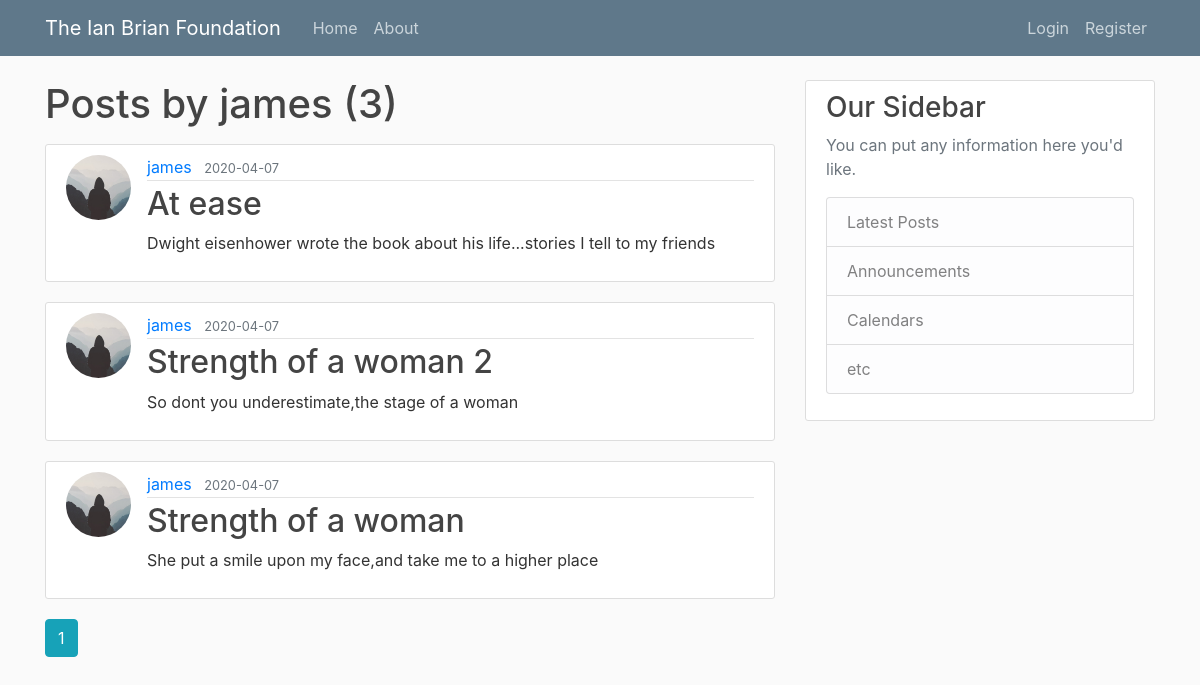
Page /user/james on the committed database.
### flaskblog/models.py (models this page shows, shortened)
class User(db.Model, UserMixin):
    id = db.Column(db.Integer, primary_key=True)
    username = db.Column(db.String(20), unique=True, nullable=False)
    email = db.Column(db.String(120), unique=True, nullable=False)
    image_file = db.Column(db.String(20), nullable=False, default='default.jpg')
    password = db.Column(db.String(60), nullable=False)
    posts = db.relationship('Post', backref='author', lazy=True)

class Post(db.Model):
    id = db.Column(db.Integer, primary_key=True)
    title = db.Column(db.String(100), nullable=False)
    date_posted = db.Column(db.DateTime, nullable=False, default=datetime.utcnow)
    content = db.Column(db.Text, nullable=False)
    user_id = db.Column(db.Integer, db.ForeignKey('user.id'), nullable=False)

### flaskblog/users/routes.py (the view)
@users.route("/user/<string:username>")
def user_posts(username):
    page = request.args.get('page', 1, type=int)
    user = User.query.filter_by(username=username).first_or_404()
    posts = Post.query.filter_by(author=user)\
        .order_by(Post.date_posted.desc())\
        .paginate(page=page, per_page=5)
    return render_template('user_posts.html', posts=posts, user=user)

### flaskblog/templates/user_posts.html
{% extends "layout.html" %}
{% block content %}
    <h1 class="mb-3">Posts by {{ user.username }} ({{ posts.total }})</h1>
    {% for post in posts.items %}
        <article class="media content-section">
          <img class="rounded-circle article-img" src="{{ url_for('static', filename='profile_pics/' + post.author.image_file) }}">
          <div class="media-body">
            <div class="article-metadata">
              <a class="mr-2" href="{{ url_for('users.user_posts', username=post.author.username) }}">{{ post.author.username }}</a>
              <small class="text-muted">{{ post.date_posted.strftime('%Y-%m-%d') }}</small>
            </div>
            <h2><a class="article-title" href="{{ url_for('posts.post', post_id=post.id) }}">{{ post.title }}</a></h2>
            <p class="article-content">{{ post.content }}</p>
          </div>
        </article>
    {% endfor %}
    {% for page_num in posts.iter_pages(left_edge=1, right_edge=1, left_current=1, right_current=2) %}
      {% if page_num %}
        {% if posts.page == page_num %}
          <a class="btn btn-info mb-4" href="{{ url_for('users.user_posts', username=user.username, page=page_num) }}">{{ page_num }}</a>
        {% else %}
          <a class="btn btn-outline-info mb-4" href="{{ url_for('users.user_posts', username=user.username, page=page_num) }}">{{ page_num }}</a>
        {% endif %}
      {% else %}
        ...
      {% endif %}
    {% endfor %}
{% endblock content %}

### flaskblog/static/main.css (style rules this page uses)
body { background: #fafafa; color: #333333; margin-top: 5rem; }
h1, h2, h3, h4, h5, h6 { color: #444444; }
.content-section { background: #ffffff; padding: 10px 20px; border: 1px solid #dddddd; border-radius: 3px; margin-bottom: 20px; }
.article-title { color: #444444; }
.article-content { white-space: pre-line; }
.article-img { height: 65px; width: 65px; margin-right: 16px; }
.article-metadata { padding-bottom: 1px; margin-bottom: 4px; border-bottom: 1px solid #e3e3e3 }

### rows in the picture
User: username "james"
Post: image_file (placeholder picture), author.username "james", date_posted "2020-04-07", title "At ease", content "Dwight eisenhower wrote the book about his life...stories I tell to my friends"
Post: image_file (placeholder picture), author.username "james", date_posted "2020-04-07", title "Strength of a woman 2", content "So dont you underestimate,the stage of a woman"
Post: image_file (placeholder picture), author.username "james", date_posted "2020-04-07", title "Strength of a woman", content "She put a smile upon my face,and take me to a higher place"

### other values in the picture
{{ posts.total }} "3"
{{ page_num }} "1"
